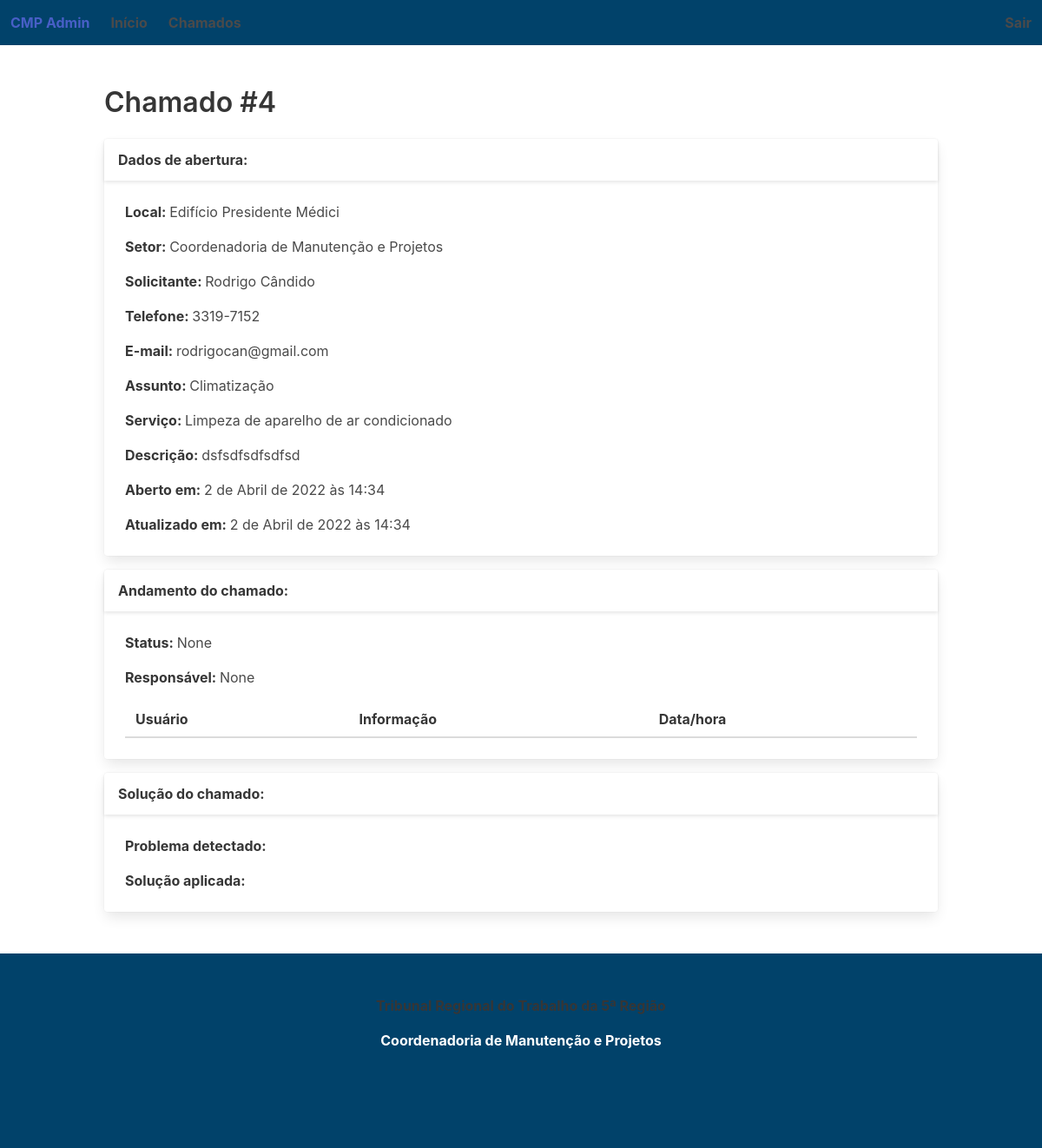
The app's page /cmp_admin/ticket/4/, older data.
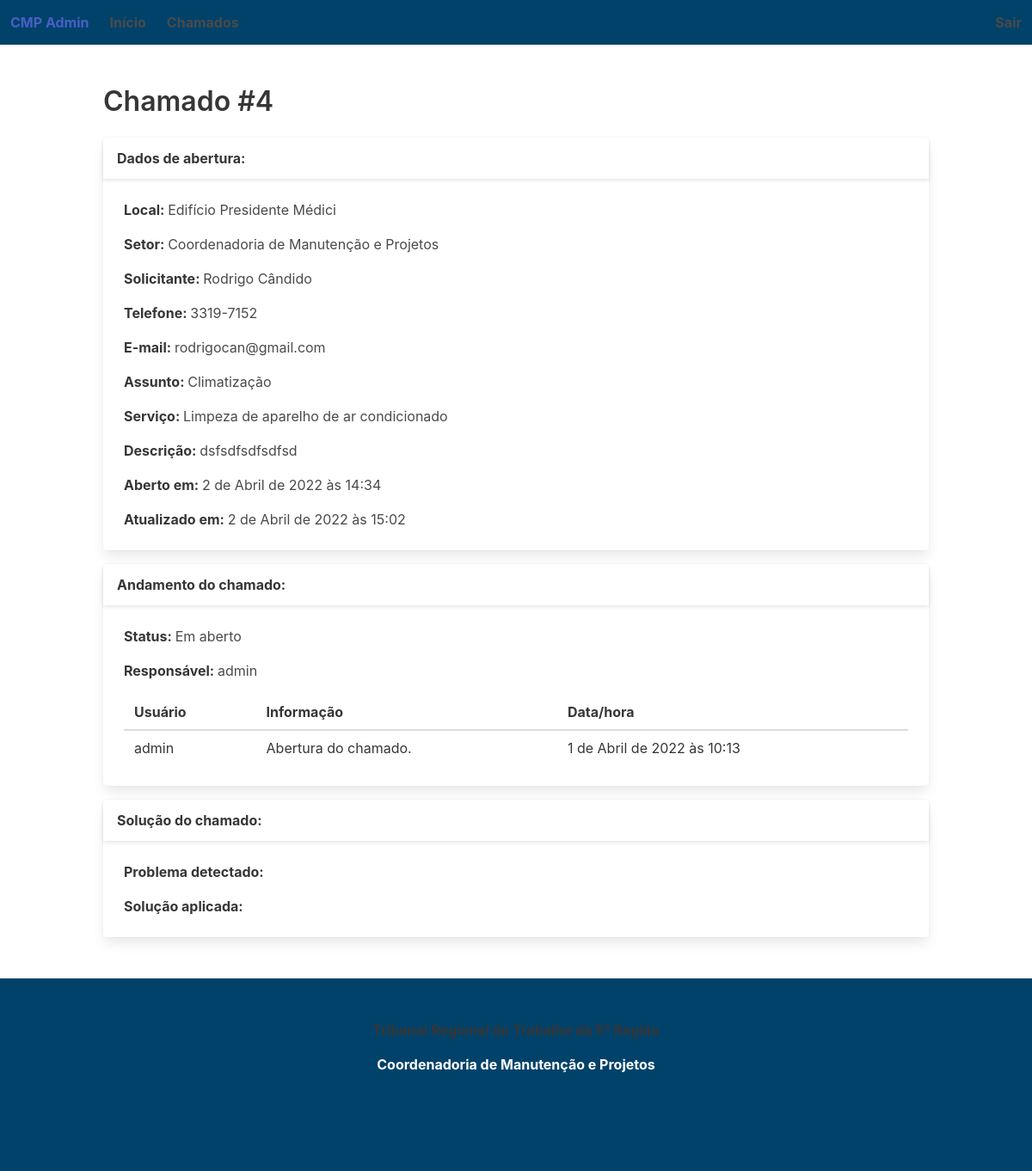
The same page, newer data.
### cmp_admin/models.py (models this page shows, shortened)
class Ticket(models.Model):
  place_id = models.ForeignKey(Place, on_delete = models.SET_NULL, null = True)
  contact_email = models.EmailField()
  sector_id = models.ForeignKey(Sector, on_delete = models.SET_NULL, null = True)
  contact_phone = models.CharField(max_length = 255)
  description = models.TextField()
  assigned_to_id = models.ForeignKey(User, on_delete = models.SET_NULL, null = True)
  infos = models.ManyToManyField('Info')
  created_at = models.DateTimeField(auto_now_add = True)
  updated_at = models.DateTimeField(auto_now = True)
  subject_id = models.ForeignKey(Subject, on_delete = models.SET_NULL, null = True)
  service_id = models.ForeignKey(Service, on_delete = models.SET_NULL, null = True)
  status_id = models.ForeignKey(Status, on_delete = models.SET_NULL, null = True)
  requester = models.CharField(max_length = 255)
  issue = models.TextField(blank = True)
  solution = models.TextField(blank = True)

class Place(models.Model):
  name = models.CharField(max_length = 255)
  city = models.CharField(max_length = 255)
  state = models.CharField(max_length = 255)
  address = models.CharField(max_length = 255)
  zip_code = models.CharField(max_length = 255)
  created_at = models.DateTimeField(auto_now_add = True)
  updated_at = models.DateTimeField(auto_now = True)
  def __str__(self):
    return self.name

class Sector(models.Model):
  name = models.CharField(max_length = 255)
  place_id = models.ForeignKey(Place, on_delete = models.SET_NULL, null = True)
  email = models.EmailField()
  phone_number = models.CharField(max_length = 255)
  created_at = models.DateTimeField(auto_now_add = True)
  updated_at = models.DateTimeField(auto_now = True)
  def __str__(self):
    return self.name

class Subject(models.Model):
  name = models.CharField(max_length = 255)
  created_at = models.DateTimeField(auto_now_add = True)
  updated_at = models.DateTimeField(auto_now = True)
  def __str__(self):
    return self.name

class Service(models.Model):
  name = models.CharField(max_length = 255)
  subject_id = models.ForeignKey(Subject, on_delete = models.SET_NULL, null = True)
  created_at = models.DateTimeField(auto_now_add = True)
  updated_at = models.DateTimeField(auto_now = True)
  def __str__(self):
    return self.name

class Status(models.Model):
  name = models.CharField(max_length = 255)
  created_at = models.DateTimeField(auto_now_add = True)
  updated_at = models.DateTimeField(auto_now = True)
  def __str__(self):
    return self.name

class Info(models.Model):
  description = models.TextField()
  user_id = models.ForeignKey(User, on_delete = models.SET_NULL, null = True)
  created_at = models.DateTimeField(auto_now_add = True)
  updated_at = models.DateTimeField(auto_now = True)

### cmp_admin/views.py (the view)
# urls.py: path('ticket/<int:pk>/', views.TicketDetailView.as_view(), name = 'ticket_detail'),
class TicketDetailView(generic.DetailView):
  model = Ticket
  template_name = 'cmp_admin/ticket_detail.html'

### cmp_admin/templates/cmp_admin/ticket_detail.html (shortened to what this page needs)
{% extends 'cmp_admin/base.html' %}
{% block main %}
<h1 class="title">Chamado #{{ ticket.pk }}</h1>
<div class="card mb-4">
  <div class="card-header">
    <p class="card-header-title">Dados de abertura:</p>
  </div>
  <div class="card-content">
    <div class="content">
      <p><strong>Local: </strong>{{ ticket.place_id }}</p>
      <p><strong>Setor: </strong>{{ ticket.sector_id }}</p>
      <p><strong>Solicitante: </strong>{{ ticket.requester }}</p>
      <p><strong>Telefone: </strong>{{ ticket.contact_phone }}</p>
      <p><strong>E-mail: </strong>{{ ticket.contact_email }}</p>
      <p><strong>Assunto: </strong>{{ ticket.subject_id }}</p>
      <p><strong>Serviço: </strong>{{ ticket.service_id }}</p>
      <p><strong>Descrição: </strong>{{ ticket.description }}</p>
      <p><strong>Aberto em: </strong>{{ ticket.created_at }}</p>
      <p><strong>Atualizado em: </strong>{{ ticket.updated_at }}</p>
    </div>
  </div>
</div>
<div class="card mb-4">
  <div class="card-header">
    <p class="card-header-title">Andamento do chamado:</p>
  </div>
  <div class="card-content">
    <div class="content">
      <p><strong>Status: </strong>{{ ticket.status_id }}</p>
      <p><strong>Responsável: </strong>{{ ticket.assigned_to_id }}</p>
      <table class="table">
        <thead>
          <tr>
            <th>Usuário</th>
            <th>Informação</th>
            <th>Data/hora</th>
          </tr>
        </thead>
        <tbody>
          {% for info in ticket.infos.all %}
          <tr>
            <td>{{ info.user_id }}</td>
            <td>{{ info.description }}</td>
            <td>{{ info.created_at }}</td>
          </tr>
          {% endfor %}
        </tbody>
      </table>
    </div>
  </div>
</div>
<div class="card">
  <div class="card-header">
    <p class="card-header-title">Solução do chamado:</p>
  </div>
  <div class="card-content">
    <div class="content">
      <p><strong>Problema detectado: </strong>{{ ticket.issue }}</p>
      <p><strong>Solução aplicada: </strong>{{ ticket.solution }}</p>
    </div>
  </div>
</div>
{% endblock main %}

Row changes from the older to the newer data that the page shows:
changed Ticket "Rodrigo Cândido": updated_at "2 de Abril de 2022 às 14:34" → "2 de Abril de 2022 às 15:02"; status_id "None" → "Em aberto"; assigned_to_id "None" → "admin"
now on this page (row unchanged): Info: user_id "admin", description "Abertura do chamado.", created_at "1 de Abril de 2022 às 10:13"
